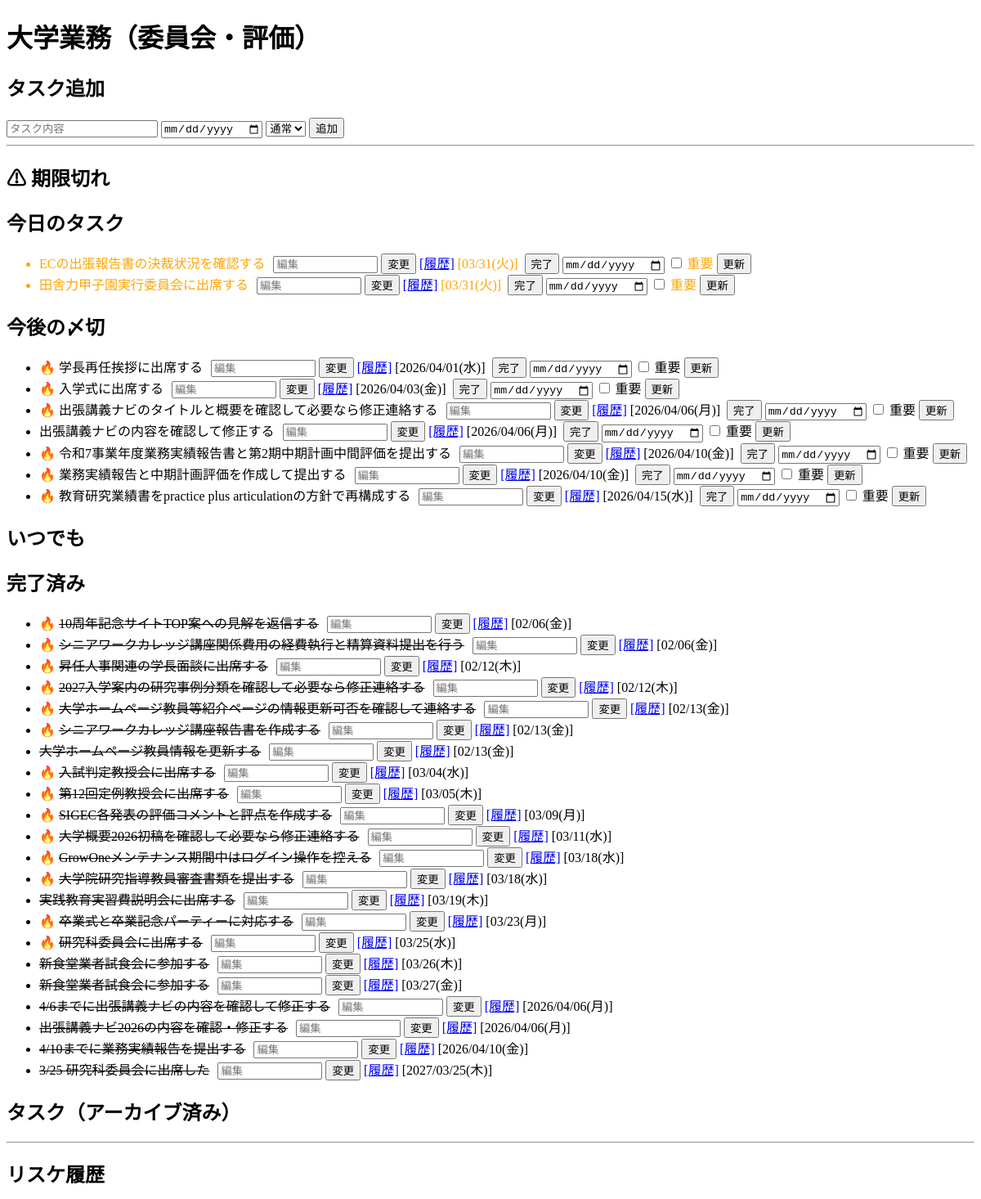
Page /project/11 (upper part) on the earlier database version.
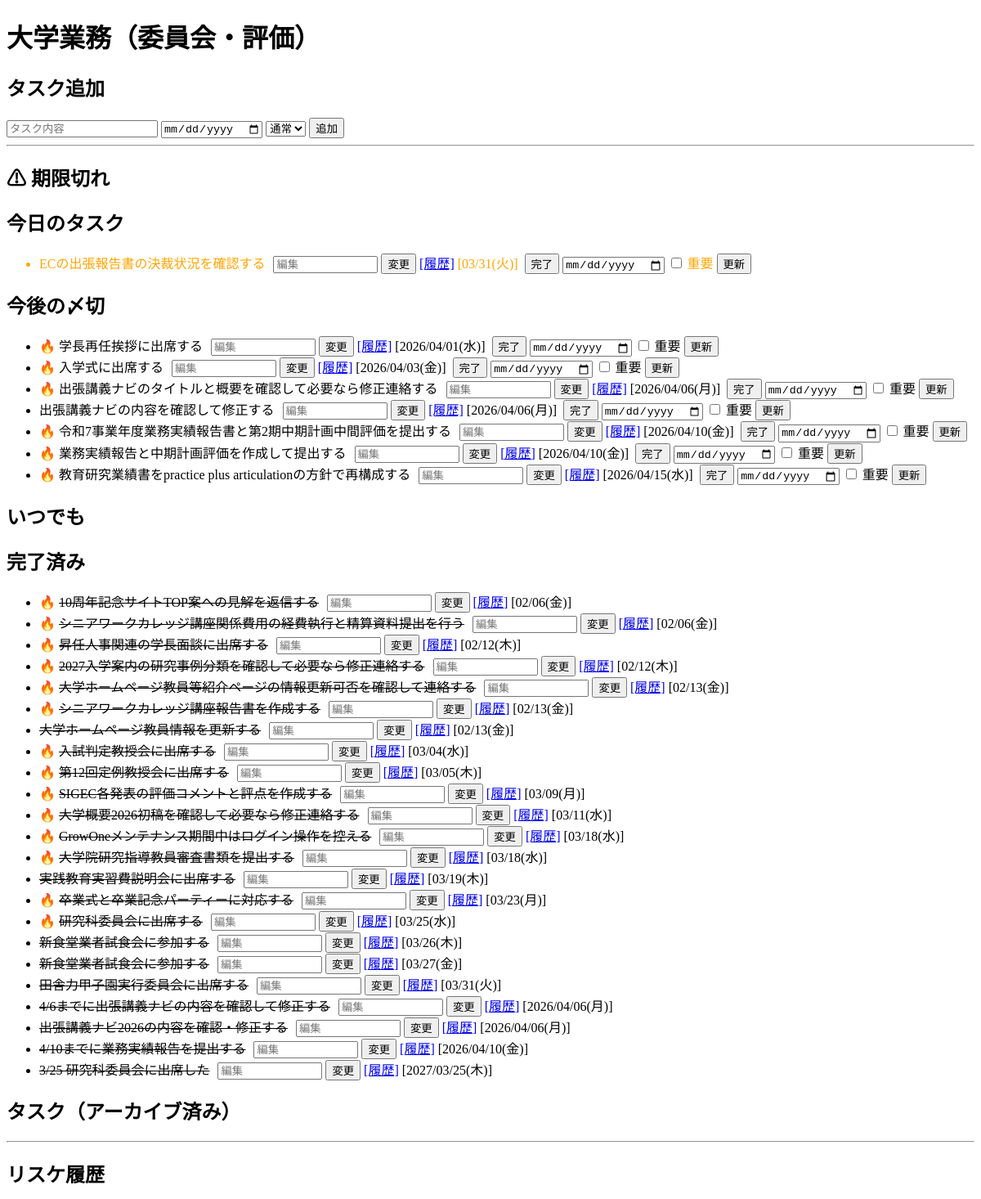
Same page on the later database version.
### tables this page shows
CREATE TABLE projects (
            id INTEGER PRIMARY KEY AUTOINCREMENT,
            name TEXT,
            type TEXT,
            status TEXT
        );

CREATE TABLE tasks (
            id INTEGER PRIMARY KEY AUTOINCREMENT,
            title TEXT,
            status TEXT,
            deadline TEXT,
            original_deadline TEXT,
            project_id INTEGER,
            student_id INTEGER,
            priority TEXT DEFAULT 'medium',
            sync_key TEXT,
            source_type TEXT,
            source_updated_at TEXT,
            archived INTEGER DEFAULT 0
        );

### flask_app.py (the view, shortened to what this page needs)
@app.route("/project/<int:project_id>")
def project_detail(project_id):
    task_id_filter = request.args.get("task_id", type=int)
    conn = get_db()
    c = conn.cursor()
    today_str = c.execute("SELECT date('now')").fetchone()[0]
    project = c.execute("SELECT * FROM projects WHERE id=?", (project_id,)).fetchone()
    all_tasks = c.execute(
        """
        SELECT id AS task_id, title, status, deadline, priority, archived,
               original_deadline, sync_key, source_type, source_updated_at
        FROM tasks
        WHERE project_id=?
        ORDER BY deadline IS NULL, deadline
        """,
        (project_id,),
    ).fetchall()
    all_tasks = apply_format(all_tasks)
    classified = classify_tasks(all_tasks, today_str)
    overdue_tasks = classified["overdue_tasks"]
    today_tasks = classified["today_tasks"]
    future_tasks = classified["future_tasks"]
    anytime_tasks = classified["anytime_tasks"]
    done_tasks = classified["done_tasks"]
    archived_tasks = []
    if task_id_filter:
        history = c.execute(
            """
        SELECT th.task_id, t.title AS task_title, th.old_deadline, th.new_deadline, th.changed_at
        FROM task_history th
        LEFT JOIN tasks t ON th.task_id = t.id
        WHERE th.task_id=?
        ORDER BY th.changed_at DESC
        """,
            (task_id_filter,),
        ).fetchall()
    else:
        history = c.execute(
            """
            SELECT th.task_id, t.title AS task_title, th.old_deadline, th.new_deadline, th.changed_at
            FROM task_history th
            LEFT JOIN tasks t ON th.task_id = t.id
            WHERE th.task_id IN (
                SELECT id FROM tasks WHERE project_id=?
            )
            ORDER BY th.changed_at DESC
        """,
            (project_id,),
        ).fetchall()
    notes = c.execute(
        """
        SELECT id, title, content, scrapbox_url, created_at
        FROM notes
        WHERE project_id=?
        ORDER BY created_at DESC
    """,
        (project_id,),
    ).fetchall()
    conn.close()
    return render_template(
        "project_detail.html",
        project=project,
        tasks=all_tasks,
        overdue_tasks=overdue_tasks,
        today_tasks=today_tasks,
        future_tasks=future_tasks,
        anytime_tasks=anytime_tasks,
        done_tasks=done_tasks,
        archived_tasks=archived_tasks,
        notes=notes,
        history=history,
        students=STUDENTS_DATA,
    )

### flask_app.py (called while the page is built)
def get_db():
    BASE_DIR = os.path.dirname(os.path.abspath(__file__))
    conn = sqlite3.connect(
        os.path.join(BASE_DIR, "db.sqlite3"), timeout=5, check_same_thread=False
    )
    conn.row_factory = sqlite3.Row
    conn.execute("PRAGMA journal_mode=WAL;")
    conn.execute("PRAGMA busy_timeout=5000;")
    return conn

def format_date_jp(date_str):
    if not date_str:
        return None
    from datetime import datetime
    weekdays_jp = ["月", "火", "水", "木", "金", "土", "日"]
    try:
        dt = datetime.strptime(date_str, "%Y-%m-%d")
    except Exception:
        return date_str
    today = datetime.now()
    fiscal_year = today.year if today.month < 4 else today.year + 1
    start = datetime(fiscal_year - 1, 4, 1)
    end = datetime(fiscal_year, 3, 31)
    w = weekdays_jp[dt.weekday()]
    if start <= dt <= end:
        return dt.strftime(f"%m/%d({w})")
    else:
        return dt.strftime(f"%Y/%m/%d({w})")

def apply_format(rows):
    result = []
    for r in rows:
        d = dict(r)
        if "deadline" in d and d["deadline"]:
            d["deadline_display"] = format_date_jp(d["deadline"])
        else:
            d["deadline_display"] = None
        if "original_deadline" in d and d["original_deadline"]:
            d["original_deadline_display"] = format_date_jp(d["original_deadline"])
        else:
            d["original_deadline_display"] = None
        result.append(d)
    return result

### templates/project_detail.html (shortened to what this page needs)
<!DOCTYPE html>
<html>
<head>
</head>
<body>
{% macro edit_form(task_id) %}
    <form action="/edit_task_title" method="post" style="display:inline; margin-left:6px;">
        <input type="text" name="title" placeholder="編集" style="width:120px;">
        <button type="submit">変更</button>
    </form>
{% endmacro %}
<h1>{{ project["name"] }}</h1>
<h2>タスク追加</h2>
<form action="/add_task" method="post">
    <input name="title" placeholder="タスク内容">
    <input type="date" name="deadline">
    <select name="priority">
        <option value="medium" selected>通常</option>
    </select>
    <button type="submit">追加</button>
</form>
<hr>
<h2>⚠ 期限切れ</h2>
<h2>今日のタスク</h2>
<ul>
{% for t in today_tasks %}
    <li class="task-title-scope" style="color:orange;">
        {{ t["title"] }}
        {{ edit_form(t["task_id"]) }}
        <a href="/project/{{ project["id"] }}?task_id={{ t["task_id"] }}">[履歴]</a>
        {% if t["deadline_display"] %}[{{ t["deadline_display"] }}]{% endif %}
        <form action="/done/{{ t["task_id"] }}" method="post" style="display:inline; margin-left:4px">
            <button type="submit">完了</button>
        </form>
        <form action="/update_task" method="post" style="display:inline;">
            <input type="date" name="deadline">
            <label>
                <input type="checkbox" name="priority" value="high">
                重要
            </label>
            <button type="submit">更新</button>
        </form>
    </li>
{% endfor %}
</ul>
<h2>今後の〆切</h2>
<ul>
{% for t in future_tasks %}
    <li class="task-title-scope">
        {% if t["priority"] == "high" %}🔥{% endif %}
        {{ t["title"] }}
        {{ edit_form(t["task_id"]) }}
        <a href="/project/{{ project["id"] }}?task_id={{ t["task_id"] }}">[履歴]</a>
        {% if t["deadline_display"] %}[{{ t["deadline_display"] }}]{% endif %}
        <form action="/done/{{ t["task_id"] }}" method="post" style="display:inline; margin-left:4px">
            <button type="submit">完了</button>
        </form>
        <form action="/update_task" method="post" style="display:inline;">
            <input type="date" name="deadline">
            <label>
                <input type="checkbox" name="priority" value="high">
                重要
            </label>
            <button type="submit">更新</button>
        </form>
    </li>
{% endfor %}
</ul>
<h2>いつでも</h2>
<h2>完了済み</h2>
<ul>
{% for t in done_tasks %}
    <li class="task-title-scope">
        {% if t["priority"] == "high" %}🔥{% endif %}
        <s>{{ t["title"] }}</s>
        {{ edit_form(t["task_id"]) }}
        <a href="/project/{{ project["id"] }}?task_id={{ t["task_id"] }}">[履歴]</a>
        {% if t["deadline_display"] %}[{{ t["deadline_display"] }}]{% endif %}
    </li>
{% endfor %}
</ul>
<h2>タスク（アーカイブ済み）</h2>
<hr>
<h2>リスケ履歴</h2>
<a href="/projects">← Projects</a><br>
</body>
</html>

Differences in the rows shown:
changed tasks "田舎力甲子園実行委員会に出席する": moves from the list under "今日のタスク" to the list under "完了済み"
